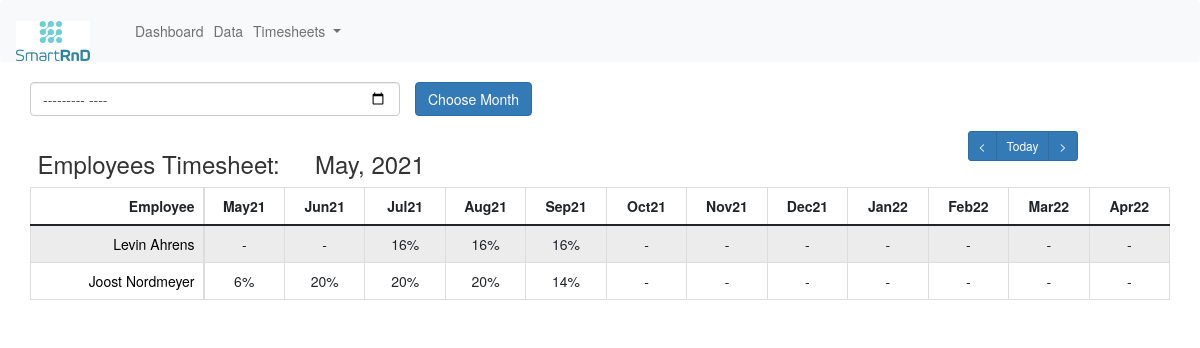
Screenshot of /employee_time/65 with the database file from the repository.
### erpapp/models.py (models this page shows, shortened)
class Month(models.Model):
    month_choices = [
        ('January', 'January'),
        ('February', 'February'),
        ('March', 'March'),
        ('April', 'April'),
        ('May', 'May'),
        ('June', 'June'),
        ('July', 'July'),
        ('August', 'August'),
        ('September', 'September'),
        ('October', 'October'),
        ('November', 'November'),
        ('December', 'December')
    ]
    month = models.CharField(max_length=10, choices=month_choices)
    year_choices = [(str(r), str(r)) for r in range(datetime.date.today().year - 10, datetime.date.today().year + 10)]
    year = models.CharField(max_length=5, choices=year_choices, default=str(timezone.now().strftime('%Y')))
    @property
    def name(self):
        return '{}, {}'.format(self.month, self.year)
    def short_name(self):
        return '{}{}'.format(self.month[:3], self.year[-2:])
    class Meta:
        db_table = "month"
        unique_together = ('month', 'year')

class Employee(models.Model):
    firstname = models.CharField('First Name', max_length=32)  # Employees first name
    lastname = models.CharField('Last Name', max_length=32)  # Employees last name
    type_choices = [
        ('Undergraduate Assistant', 'Undergraduate Assistant'),
        ('Research Associate', 'Research Associate')
    ]
    type = models.CharField('Type of Employment', choices=type_choices, max_length=32)
    capacity = models.FloatField('Capacity', default=1.0)  # Total capacity of an employee
    hiring_date = models.DateField('Hiring Date')  # Start of contract
    expiration_date = models.DateField('Expiration Date')  # End of contract
    @property
    def fullname(self):
        return '{} {}'.format(self.firstname, self.lastname)
    def __str__(self):
        return self.fullname
    class Meta:
        db_table = "employee"
        unique_together = ('firstname', 'lastname')

### erpapp/views.py (the view, shortened to what this page needs)
# urls.py: path('employee_time/', views.employee_time_no_id),
def employee_time(request, id):
    employees = []
    assignments_per_month = AssignmentPerMonth.objects.all()
    months_sliced = Month.objects.all()[(id - 1):(id + 11)]
    assignments_sums = []
    month_dict = {
        '1': 'January',
        '2': 'February',
        '3': 'March',
        '4': 'April',
        '5': 'May',
        '6': 'June',
        '7': 'July',
        '8': 'August',
        '9': 'September',
        '10': 'October',
        '11': 'November',
        '12': 'December',
    }
    for employee in Employee.objects.all():
        tasks_sum = []
        append = False
        for month in months_sliced:
            sum = 0
            for assignment_per_month in assignments_per_month:
                if assignment_per_month.employee == employee and assignment_per_month.month == month:
                    sum += assignment_per_month.percentage
                    append = True
            tasks_sum.append(int(sum * 100))
        if append:
            assignments_sums.append(tasks_sum)
            employees.append(employee)
    date = timezone.now()
    current_year, current_month, _ = str(date).split('-')
    current_month_name = month_dict[str(int(current_month))]
    today = Month.objects.get(month=current_month_name, year=current_year)
    previous_month = Month.objects.get(id=id - 1)
    next_month = Month.objects.get(id=id + 1)
    month = Month.objects.get(id=id)
    context = {
        'months': months_sliced,
        'assignments': assignments_sums,
        'employees': employees,
        'today': today,
        'previous_month': previous_month,
        'next_month': next_month,
        'month': month
    }
    return render(request, 'employee_time.html', context)

### erpapp/Templates/employee_time.html (shortened to what this page needs)
{% extends "base.html" %}
{% block content %}
<div class="col-md-12">
    <div class="row">
        <form method="POST" class="post-form">
            <div class="form-group row">
                <div class="col-4">
                    <input type="month" name="start_month" id="start_month" class="form-control">
                </div>
                <div class="col-4">
                    <input type="submit" value="Choose Month" class="btn btn-primary">
                </div>
            </div>
        </form>
    </div>
    <div class="row">
        <div class="col-3">
            <h3>Employees Timesheet: </h3>
        </div>
        <div class="col-9">
            <div class="row">
                <div class="col-9">
                    <h3>{{ month.name }}</h3>
                </div>
                <div class="col-3">
                    <div class="btn-group" role="group" aria-label="Basic example">
                        <a class="btn btn-primary btn-sm" href="{{ previous_month.id }}" role="button"><</a>
                        <a class="btn btn-primary btn-sm" href="{{ today.id }}" role="button">Today</a>
                        <a class="btn btn-primary btn-sm" href="{{ next_month.id }}" role="button">></a>
                    </div>
                </div>
            </div>
        </div>
    </div>
    <div class="row">
        <table>
            <tbody>
            <tr>
                <td colspan="6">
                    <table id="employeedatatable" class="table table-striped table-bordered" width="100%">
                        <thead>
                        <tr>
                            <th style="text-align: right">Employee</th>
                        </tr>
                        </thead>
                        <tbody>
                        {% for employee in employees %}
                        <tr style="text-align: right">
                            <td><a href="/employee_in_months/{{ employee.id }}" style="color: #000000">{{ employee }}</a></td>
                        </tr>
                        {% endfor %}
                        </tbody>
                    </table>
                </td>
                <td colspan="6">
                    <table id="percentagedatatable" class="table table-striped table-bordered" width="100%">
                        <thead>
                        <tr>
                            {% for month in months %}
                            <th class="col-xs-1" style="text-align: center">{{ month.short_name }}</th>
                            {% endfor %}
                        </tr>
                        </thead>
                        <tbody>
                        {% for assignment in assignments %}
                        <tr>
                            {% for per_month in assignment %}
                            {% if per_month == 0 %}
                            <td style="text-align: center">-</td>
                            {% else %}
                            <td style="text-align: center">{{ per_month }}%</td>
                            {% endif %}
                            {% endfor %}
                        </tr>
                        {% endfor %}
                        </tbody>
                    </table>
                </td>
            </tr>
            </tbody>
        </table>
    </div>
</div>
{% endblock content %}

### rows the page displays
Month: name "May, 2021", short_name "May21"
Employee: firstname+lastname "Levin Ahrens"
Employee: firstname+lastname "Joost Nordmeyer"
Month: short_name "Jun21"
Month: short_name "Jul21"
Month: short_name "Aug21"
Month: short_name "Sep21"
Month: short_name "Oct21"
Month: short_name "Nov21"
Month: short_name "Dec21"
Month: short_name "Jan22"
Month: short_name "Feb22"
Month: short_name "Mar22"
Month: short_name "Apr22"

### other values shown
{{ per_month }} "16" "16" "16" "6" "20" "20" "20" "14"
